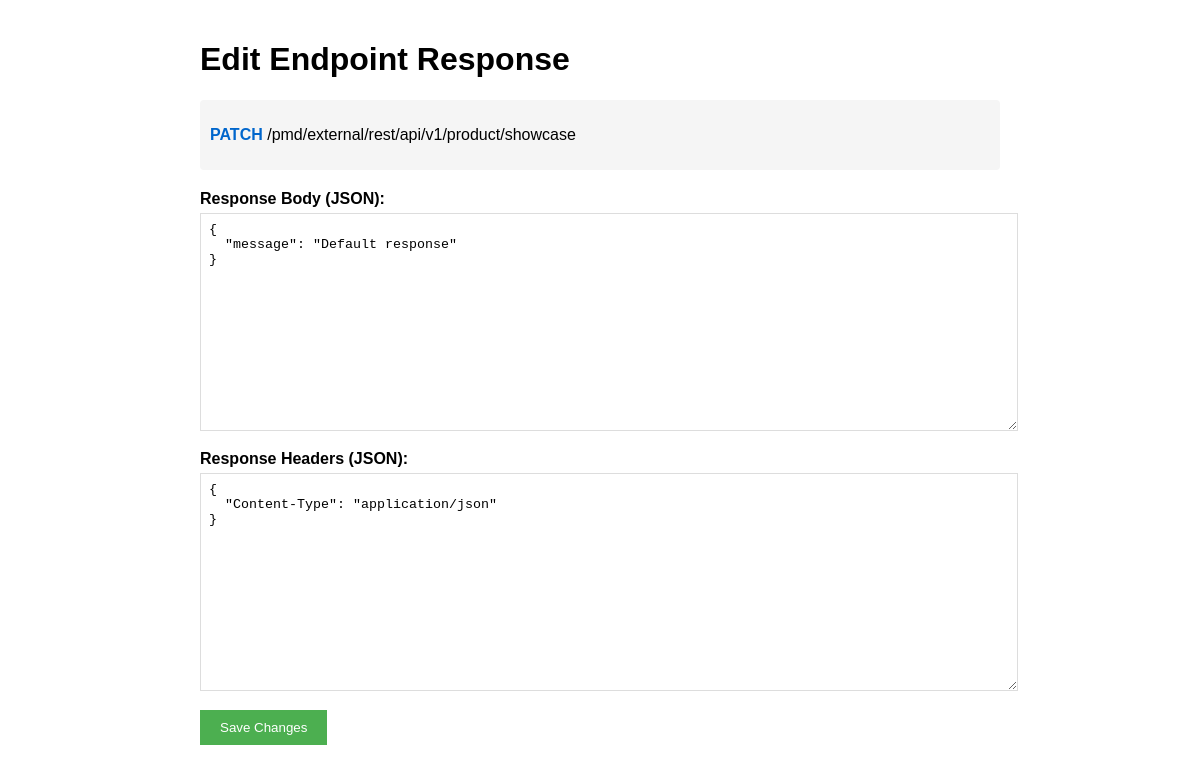
The app's page /edit-endpoint/6 with its own data.
### models.py (models this page shows)
class EndpointResponse(Base):
    __tablename__ = "endpoint_responses"
    id = Column(Integer, primary_key=True, index=True)
    mock_id = Column(Integer, ForeignKey('mocks.id'))
    path = Column(String(500))
    method = Column(String(10))
    response_body = Column(Text)
    response_headers = Column(Text)
    __table_args__ = (
        UniqueConstraint('mock_id', 'path', 'method', name='_mock_path_method_uc'),
    )

### main.py (the view)
@app.get("/edit-endpoint/{endpoint_id}")
async def edit_endpoint_form(
    request: Request,
    endpoint_id: int,
    db: Session = Depends(get_db)
):
    endpoint = db.query(models.EndpointResponse).get(endpoint_id)
    if not endpoint:
        raise HTTPException(404, "Endpoint not found")
    return templates.TemplateResponse(
        "edit_endpoint.html",
        {
            "request": request,
            "endpoint": endpoint,
            "headers": json.dumps(json.loads(endpoint.response_headers), indent=2),
            "body": json.dumps(json.loads(endpoint.response_body), indent=2)
        }
    )

### templates/edit_endpoint.html (shortened to what this page needs)
<!DOCTYPE html>
<html>
<head>
</head>
<body>
    <h1>Edit Endpoint Response</h1>
    <div class="endpoint-info">
        <p><span class="endpoint-method">{{ endpoint.method.upper() }}</span> {{ endpoint.path }}</p>
    </div>
    <form method="post">
        <div class="form-group">
            <label>Response Body (JSON):</label>
            <textarea name="response_body">{{ body }}</textarea>
        </div>
        <div class="form-group">
            <label>Response Headers (JSON):</label>
            <textarea name="response_headers">{{ headers }}</textarea>
        </div>
        <button type="submit">Save Changes</button>
    </form>
</body>
</html>

### templates/edit_endpoint.html (style rules this page uses)
body { font-family: Arial, sans-serif; max-width: 800px; margin: 0 auto; padding: 20px; }
.form-group { margin-bottom: 15px; }
label { display: block; margin-bottom: 5px; font-weight: bold; }
textarea { width: 100%; height: 200px; font-family: monospace; padding: 8px; border: 1px solid #ddd; }
button { padding: 10px 20px; background: #4CAF50; color: white; border: none; cursor: pointer; }
.endpoint-info { background-color: #f5f5f5; padding: 10px; border-radius: 4px; margin-bottom: 20px; }
.endpoint-method { font-weight: bold; color: #0066cc; }

### records on screen
EndpointResponse: method "PATCH", path "/pmd/external/rest/api/v1/product/showcase"
